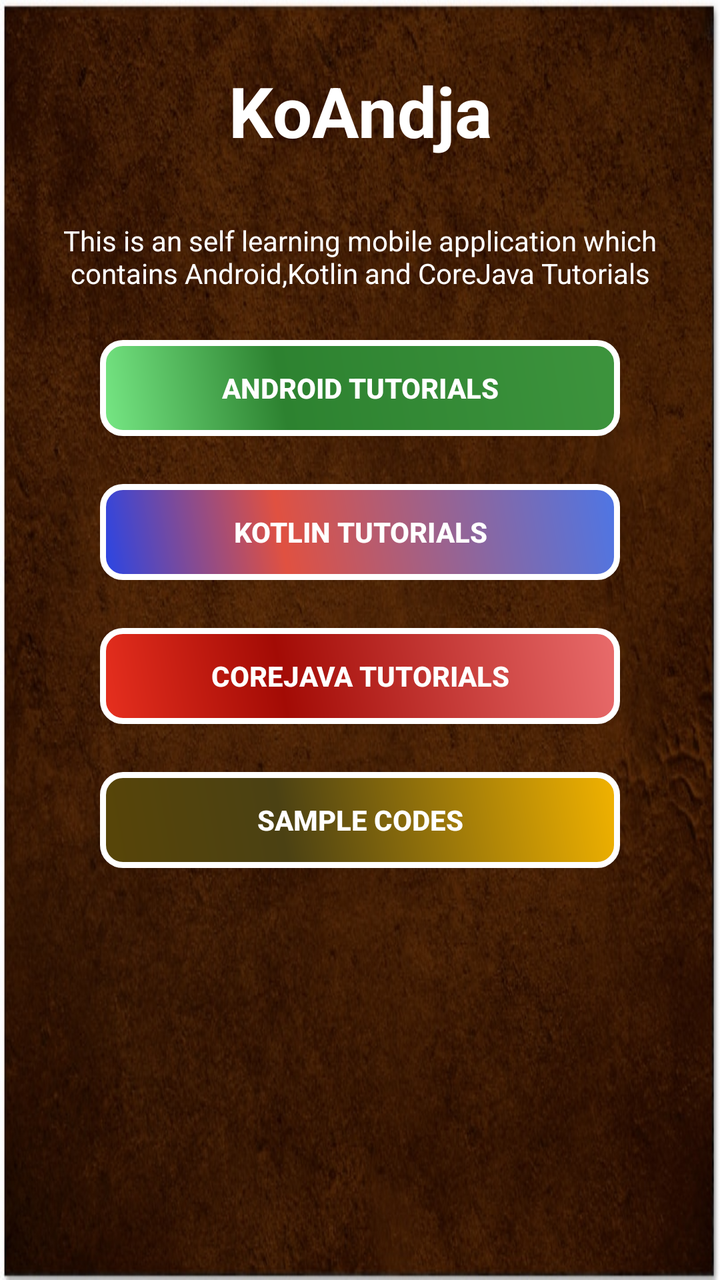
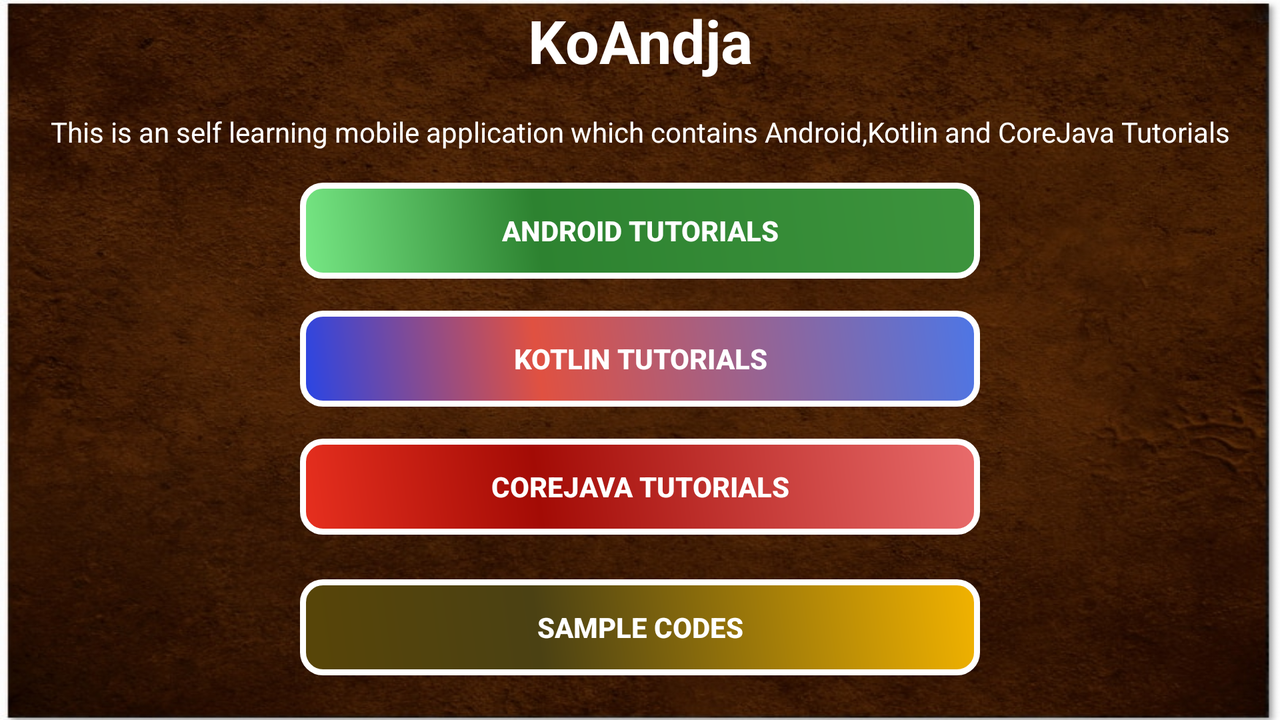

One screen, two layout resources from the same app: the default and the author's alternative for another configuration. Each is rendered where Android would select it; the XML of both is given below.
<!-- AndroidManifest.xml: application theme AppTheme -->
<!-- res/layout/activity_first.xml -->
<?xml version="1.0" encoding="utf-8"?>
<android.support.constraint.ConstraintLayout xmlns:android="http://schemas.android.com/apk/res/android"
    xmlns:app="http://schemas.android.com/apk/res-auto"
    xmlns:tools="http://schemas.android.com/tools"
    android:id="@+id/lay"
    android:layout_width="match_parent"
    android:layout_height="match_parent"
    android:background="@drawable/wall"
    tools:context=".FirstActivity">


    <TextView
        android:id="@+id/app_name"
        android:layout_width="0dp"
        android:layout_height="wrap_content"
        android:layout_marginTop="32dp"
        android:gravity="center"
        android:text="@string/app_name"
        android:textColor="#ffffff"
        android:textSize="35sp"
        android:textStyle="bold"
        app:layout_constraintEnd_toEndOf="parent"
        app:layout_constraintStart_toStartOf="parent"
        app:layout_constraintTop_toTopOf="parent" />

    <TextView
        android:id="@+id/app_desp"
        android:layout_width="0dp"
        android:layout_height="wrap_content"
        android:layout_marginEnd="16dp"
        android:layout_marginLeft="16dp"
        android:layout_marginRight="16dp"
        android:layout_marginStart="16dp"

        android:layout_marginTop="32dp"
        android:gravity="center"
        android:text="@string/desp"
        android:textColor="#ffffff"
        app:layout_constraintEnd_toEndOf="parent"
        app:layout_constraintStart_toStartOf="parent"
        app:layout_constraintTop_toBottomOf="@+id/app_name" />

    <Button
        android:id="@+id/andtut"
        android:layout_width="0dp"
        android:layout_height="wrap_content"
        android:layout_marginEnd="50dp"
        android:layout_marginLeft="50dp"
        android:layout_marginRight="50dp"

        android:layout_marginStart="50dp"
        android:layout_marginTop="24dp"
        android:background="@drawable/buttonshape"
        android:text="@string/android_tutorials"
        android:textColor="#ffffff"
        android:textStyle="bold"
        app:layout_constraintEnd_toEndOf="parent"
        app:layout_constraintStart_toStartOf="parent"
        app:layout_constraintTop_toBottomOf="@+id/app_desp" />

    <Button
        android:id="@+id/kotut"
        android:layout_width="0dp"
        android:layout_height="wrap_content"
        android:layout_marginEnd="50dp"
        android:layout_marginLeft="50dp"
        android:layout_marginRight="50dp"
        android:layout_marginStart="50dp"
        android:layout_marginTop="24dp"
        android:background="@drawable/buttonshape1"
        android:text="@string/kotlin_tutorials"
        android:textColor="#ffffff"

        android:textStyle="bold"
        app:layout_constraintEnd_toEndOf="parent"
        app:layout_constraintStart_toStartOf="parent"
        app:layout_constraintTop_toBottomOf="@+id/andtut" />

    <Button
        android:id="@+id/jatut"
        android:layout_width="0dp"
        android:layout_height="wrap_content"
        android:layout_marginEnd="50dp"
        android:layout_marginLeft="50dp"
        android:layout_marginRight="50dp"
        android:layout_marginStart="50dp"
        android:layout_marginTop="24dp"
        android:background="@drawable/buttonshape2"
        android:text="@string/corejava_tutorials"
        android:textColor="#ffffff"

        android:textStyle="bold"
        app:layout_constraintEnd_toEndOf="parent"
        app:layout_constraintStart_toStartOf="parent"
        app:layout_constraintTop_toBottomOf="@+id/kotut" />

    <Button
        android:id="@+id/samco"
        android:layout_width="0dp"
        android:layout_height="wrap_content"
        android:layout_marginEnd="50dp"
        android:layout_marginLeft="50dp"
        android:layout_marginRight="50dp"
        android:layout_marginStart="50dp"
        android:layout_marginTop="24dp"
        android:background="@drawable/buttonshape3"
        android:textColor="#ffffff"
        android:textStyle="bold"
        android:text="@string/sample_codes"
        app:layout_constraintEnd_toEndOf="parent"
        app:layout_constraintStart_toStartOf="parent"
        app:layout_constraintTop_toBottomOf="@+id/jatut" />

</android.support.constraint.ConstraintLayout>
<!-- resources referenced by this layout -->
<resources>
  <!-- drawable buttonshape (drawable) -->
  <?xml version="1.0" encoding="utf-8"?>
  <ripple
      xmlns:android="http://schemas.android.com/apk/res/android"
      android:color="#b2efb9">
      <item>
          <shape
              android:shape="rectangle">
              <gradient
                  android:angle="45"
                  android:centerX="35%"
                  android:centerColor="#2D8230"
                  android:startColor="#77E885"
                  android:endColor="#3D943D"
                  android:type="linear"    />
              <corners
                  android:topLeftRadius="10dp"
                  android:topRightRadius="10dp"
                  android:bottomLeftRadius="10dp"
                  android:bottomRightRadius="10dp"
                  />
  
              <padding
                  android:left="0dp"
                  android:top="0dp"
                  android:right="0dp"
                  android:bottom="0dp"
                  />
  
              <stroke
                  android:width="3dp"
                  android:color="#ffffff"
                  />
          </shape>
      </item>
  </ripple>
  <!-- drawable buttonshape3 (drawable) -->
  <?xml version="1.0" encoding="utf-8"?>
  <ripple
      xmlns:android="http://schemas.android.com/apk/res/android"
      android:color="#edccd0">
      <item>
          <shape
              android:shape="rectangle">
              <gradient
                  android:angle="45"
                  android:centerX="35%"
                  android:centerColor="#4b4113"
                  android:startColor="#584508"
                  android:endColor="#f2b300"
                  android:type="linear"
                  />
              <corners
                  android:topLeftRadius="10dp"
                  android:topRightRadius="10dp"
                  android:bottomLeftRadius="10dp"
                  android:bottomRightRadius="10dp"
                  />
  
              <padding
                  android:left="0dp"
                  android:top="0dp"
                  android:right="0dp"
                  android:bottom="0dp"
                  />
  
              <stroke
                  android:width="3dp"
                  android:color="#ffffff"
                  />
          </shape>
      </item>
  </ripple>
  <string name="android_tutorials">Android Tutorials</string>
  <string name="app_name">KoAndja</string>
  <string name="corejava_tutorials">CoreJava Tutorials</string>
  <string name="desp">This is an self learning mobile application which contains Android,Kotlin and CoreJava Tutorials</string>
  <string name="kotlin_tutorials">kotlin Tutorials</string>
  <string name="sample_codes">Sample Codes</string>
  <style name="AppTheme" parent="Theme.AppCompat.Light.NoActionBar">
          
          <item name="colorPrimary">@color/colorPrimary</item>
          <item name="colorPrimaryDark">@color/colorPrimaryDark</item>
          <item name="colorAccent">@color/colorAccent</item>
      </style>
  <color name="colorPrimary">#3d52c9</color>
  <color name="colorPrimaryDark">#a35e0a</color>
  <color name="colorAccent">#FF4081</color>
</resources>
<!-- res/layout-land/activity_first.xml (the author's variant of the layout above) -->
<!-- drawn on the phone turned sideways -->
<?xml version="1.0" encoding="utf-8"?>
<android.support.constraint.ConstraintLayout
    xmlns:android="http://schemas.android.com/apk/res/android"
    xmlns:app="http://schemas.android.com/apk/res-auto"
    xmlns:tools="http://schemas.android.com/tools"
    android:id="@+id/lay"
    android:layout_width="match_parent"
    android:layout_height="match_parent"
    android:background="@drawable/wall"

    tools:context=".FirstActivity">

    <TextView
        android:id="@+id/app_name"
        android:layout_width="match_parent"
        android:layout_height="wrap_content"
        android:gravity="center"
        android:text="@string/app_name"
        android:textColor="#ffffff"
        android:textSize="30sp"
        android:textStyle="bold"
        app:layout_constraintEnd_toEndOf="parent"
        app:layout_constraintStart_toStartOf="parent"
        app:layout_constraintTop_toTopOf="parent" />

    <TextView
        android:id="@+id/app_desp"
        android:layout_width="0dp"
        android:layout_height="wrap_content"
        android:layout_marginEnd="8dp"
        android:layout_marginLeft="8dp"
        android:layout_marginRight="8dp"
        android:layout_marginStart="8dp"

        android:layout_marginTop="16dp"
        android:gravity="center"
        android:text="@string/desp"
        android:textColor="#ffffff"
        app:layout_constraintEnd_toEndOf="parent"
        app:layout_constraintStart_toStartOf="parent"
        app:layout_constraintTop_toBottomOf="@+id/app_name" />

    <Button
        android:id="@+id/andtut"
        android:layout_width="0dp"
        android:layout_height="wrap_content"
        android:layout_marginEnd="150dp"
        android:layout_marginLeft="150dp"
        android:layout_marginRight="150dp"
        android:layout_marginStart="150dp"
        android:layout_marginTop="16dp"
        android:background="@drawable/buttonshape"
        android:text="@string/android_tutorials"
        android:textColor="#ffffff"

        android:textStyle="bold"
        app:layout_constraintEnd_toEndOf="parent"
        app:layout_constraintStart_toStartOf="parent"
        app:layout_constraintTop_toBottomOf="@+id/app_desp" />

    <Button
        android:id="@+id/kotut"
        android:layout_width="0dp"
        android:layout_height="wrap_content"
        android:layout_marginEnd="150dp"
        android:layout_marginLeft="150dp"
        android:layout_marginRight="150dp"
        android:layout_marginStart="150dp"
        android:layout_marginTop="16dp"
        android:background="@drawable/buttonshape1"
        android:text="@string/kotlin_tutorials"
        android:textColor="#ffffff"

        android:textStyle="bold"
        app:layout_constraintEnd_toEndOf="parent"
        app:layout_constraintStart_toStartOf="parent"
        app:layout_constraintTop_toBottomOf="@+id/andtut" />

    <Button
        android:id="@+id/jatut"
        android:layout_width="0dp"
        android:layout_height="wrap_content"
        android:layout_marginEnd="150dp"
        android:layout_marginLeft="150dp"
        android:layout_marginRight="150dp"
        android:layout_marginStart="150dp"
        android:layout_marginTop="16dp"
        android:background="@drawable/buttonshape2"
        android:text="@string/corejava_tutorials"
        android:textColor="#ffffff"

        android:textStyle="bold"
        app:layout_constraintEnd_toEndOf="parent"
        app:layout_constraintStart_toStartOf="parent"
        app:layout_constraintTop_toBottomOf="@+id/kotut" />

    <Button
        android:id="@+id/samco"
        android:layout_width="0dp"
        android:layout_height="wrap_content"
        android:layout_marginBottom="16dp"
        android:layout_marginEnd="150dp"
        android:layout_marginLeft="150dp"
        android:layout_marginRight="150dp"
        android:layout_marginStart="150dp"
        android:layout_marginTop="16dp"
        android:background="@drawable/buttonshape3"
        android:text="@string/sample_codes"
        android:textColor="#ffffff"
        android:textStyle="bold"
        app:layout_constraintBottom_toBottomOf="parent"
        app:layout_constraintEnd_toEndOf="parent"
        app:layout_constraintStart_toStartOf="parent"
        app:layout_constraintTop_toBottomOf="@+id/jatut" />


</android.support.constraint.ConstraintLayout>
